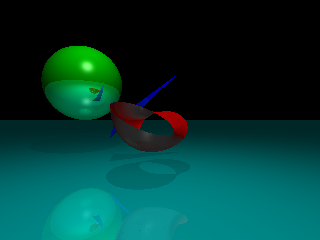
#> input picture benchmark_reference.png, 320 x 240 px; the run also reads 1 picture not shown here
$ python compare_images.py
#> lines starting #> are read from the running program, lines starting #| are printed output that depends on the picture
import cv2
import numpy as np

original = cv2.imread('benchmark_reference.png')
#> original is the input picture: shape (240, 320, 3); mean B, G, R 52.8, 58.8, 2.5
new = cv2.imread('benchmark.png')

# cv2.imshow('original ', original)
# cv2.imshow('new ', new)
# cv2.waitKey()

abs_difference = np.abs(original - new)
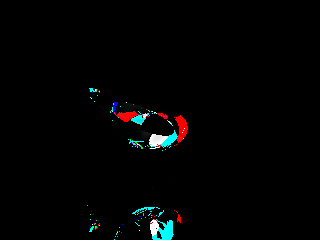
#> abs_difference: shape (240, 320, 3); mean B, G, R 3.4, 3.4, 2.6

max_difference = np.max(abs_difference)
#> max_difference = 255

print('max_difference ', max_difference)
#| max_difference  255
